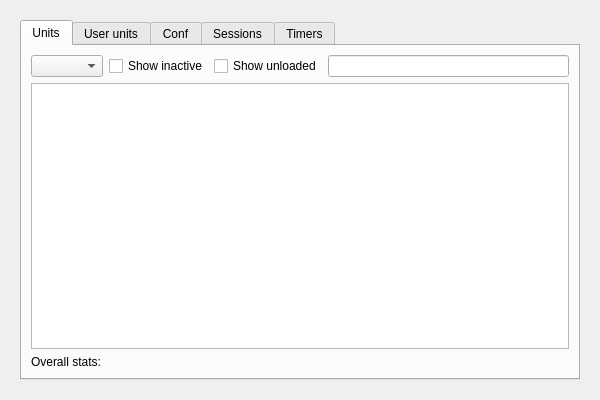
<?xml version="1.0" encoding="UTF-8"?>
<ui version="4.0">
 <class>kcmsystemd</class>
 <widget class="QWidget" name="kcmsystemd">
  <property name="enabled">
   <bool>true</bool>
  </property>
  <property name="geometry">
   <rect>
    <x>0</x>
    <y>0</y>
    <width>600</width>
    <height>400</height>
   </rect>
  </property>
  <property name="sizePolicy">
   <sizepolicy hsizetype="Preferred" vsizetype="Preferred">
    <horstretch>0</horstretch>
    <verstretch>0</verstretch>
   </sizepolicy>
  </property>
  <property name="minimumSize">
   <size>
    <width>0</width>
    <height>400</height>
   </size>
  </property>
  <property name="windowTitle">
   <string>kcmsystemd</string>
  </property>
  <layout class="QGridLayout" name="gridLayout_6">
   <property name="sizeConstraint">
    <enum>QLayout::SetDefaultConstraint</enum>
   </property>
   <item row="1" column="0">
    <widget class="QStackedWidget" name="stackedWidget">
     <property name="enabled">
      <bool>true</bool>
     </property>
     <property name="sizePolicy">
      <sizepolicy hsizetype="Preferred" vsizetype="Preferred">
       <horstretch>0</horstretch>
       <verstretch>0</verstretch>
      </sizepolicy>
     </property>
     <property name="currentIndex">
      <number>0</number>
     </property>
     <widget class="QWidget" name="SystemdFound">
      <layout class="QGridLayout" name="gridLayout_7">
       <item row="0" column="0">
        <widget class="QTabWidget" name="tabWidget">
         <property name="enabled">
          <bool>true</bool>
         </property>
         <property name="sizePolicy">
          <sizepolicy hsizetype="Preferred" vsizetype="Preferred">
           <horstretch>0</horstretch>
           <verstretch>0</verstretch>
          </sizepolicy>
         </property>
         <property name="minimumSize">
          <size>
           <width>0</width>
           <height>0</height>
          </size>
         </property>
         <property name="toolTip">
          <string/>
         </property>
         <property name="currentIndex">
          <number>0</number>
         </property>
         <widget class="QWidget" name="tabUnits">
          <property name="contextMenuPolicy">
           <enum>Qt::CustomContextMenu</enum>
          </property>
          <attribute name="title">
           <string>Units</string>
          </attribute>
          <layout class="QGridLayout" name="gridLayout_15">
           <item row="9" column="0" colspan="2">
            <widget class="QLabel" name="lblUnitCount">
             <property name="text">
              <string>Overall stats:</string>
             </property>
            </widget>
           </item>
           <item row="1" column="0" rowspan="7" colspan="2">
            <layout class="QHBoxLayout" name="horizontalLayout_3">
             <item>
              <widget class="QComboBox" name="cmbUnitTypes">
               <property name="sizePolicy">
                <sizepolicy hsizetype="Preferred" vsizetype="Fixed">
                 <horstretch>0</horstretch>
                 <verstretch>0</verstretch>
                </sizepolicy>
               </property>
               <property name="toolTip">
                <string>&lt;html&gt;&lt;head/&gt;&lt;body&gt;&lt;p&gt;Filter unit types.&lt;/p&gt;&lt;/body&gt;&lt;/html&gt;</string>
               </property>
               <property name="sizeAdjustPolicy">
                <enum>QComboBox::AdjustToContents</enum>
               </property>
              </widget>
             </item>
             <item>
              <widget class="QCheckBox" name="chkInactiveUnits">
               <property name="toolTip">
                <string>&lt;html&gt;&lt;head/&gt;&lt;body&gt;&lt;p&gt;Toggle show inactive units.&lt;/p&gt;&lt;/body&gt;&lt;/html&gt;</string>
               </property>
               <property name="text">
                <string>Show inactive</string>
               </property>
               <property name="checked">
                <bool>false</bool>
               </property>
              </widget>
             </item>
             <item>
              <widget class="QCheckBox" name="chkUnloadedUnits">
               <property name="text">
                <string>Show unloaded</string>
               </property>
              </widget>
             </item>
             <item>
              <widget class="QLineEdit" name="leSearchUnit">
               <property name="clearButtonEnabled">
                <bool>true</bool>
               </property>
              </widget>
             </item>
            </layout>
           </item>
           <item row="8" column="0" colspan="2">
            <widget class="QTableView" name="tblUnits">
             <property name="sizePolicy">
              <sizepolicy hsizetype="Expanding" vsizetype="Expanding">
               <horstretch>0</horstretch>
               <verstretch>0</verstretch>
              </sizepolicy>
             </property>
             <property name="mouseTracking">
              <bool>true</bool>
             </property>
             <property name="contextMenuPolicy">
              <enum>Qt::CustomContextMenu</enum>
             </property>
             <property name="editTriggers">
              <set>QAbstractItemView::NoEditTriggers</set>
             </property>
             <property name="tabKeyNavigation">
              <bool>false</bool>
             </property>
             <property name="alternatingRowColors">
              <bool>true</bool>
             </property>
             <property name="selectionMode">
              <enum>QAbstractItemView::SingleSelection</enum>
             </property>
             <property name="selectionBehavior">
              <enum>QAbstractItemView::SelectRows</enum>
             </property>
             <property name="showGrid">
              <bool>false</bool>
             </property>
             <property name="sortingEnabled">
              <bool>true</bool>
             </property>
             <attribute name="horizontalHeaderShowSortIndicator" stdset="0">
              <bool>true</bool>
             </attribute>
             <attribute name="horizontalHeaderStretchLastSection">
              <bool>true</bool>
             </attribute>
             <attribute name="verticalHeaderVisible">
              <bool>false</bool>
             </attribute>
             <attribute name="verticalHeaderDefaultSectionSize">
              <number>20</number>
             </attribute>
            </widget>
           </item>
          </layout>
         </widget>
         <widget class="QWidget" name="tabUserUnits">
          <attribute name="title">
           <string>User units</string>
          </attribute>
          <layout class="QGridLayout" name="gridLayout_5">
           <item row="0" column="0">
            <layout class="QHBoxLayout" name="horizontalLayout">
             <item>
              <widget class="QComboBox" name="cmbUserUnitTypes"/>
             </item>
             <item>
              <widget class="QCheckBox" name="chkInactiveUserUnits">
               <property name="text">
                <string>Show inactive</string>
               </property>
              </widget>
             </item>
             <item>
              <widget class="QCheckBox" name="chkUnloadedUserUnits">
               <property name="text">
                <string>Show unloaded</string>
               </property>
              </widget>
             </item>
             <item>
              <widget class="QLineEdit" name="leSearchUserUnit">
               <property name="clearButtonEnabled">
                <bool>true</bool>
               </property>
              </widget>
             </item>
            </layout>
           </item>
           <item row="1" column="0">
            <widget class="QTableView" name="tblUserUnits">
             <property name="contextMenuPolicy">
              <enum>Qt::CustomContextMenu</enum>
             </property>
             <property name="editTriggers">
              <set>QAbstractItemView::NoEditTriggers</set>
             </property>
             <property name="tabKeyNavigation">
              <bool>false</bool>
             </property>
             <property name="alternatingRowColors">
              <bool>true</bool>
             </property>
             <property name="selectionMode">
              <enum>QAbstractItemView::SingleSelection</enum>
             </property>
             <property name="selectionBehavior">
              <enum>QAbstractItemView::SelectRows</enum>
             </property>
             <property name="showGrid">
              <bool>false</bool>
             </property>
             <property name="sortingEnabled">
              <bool>true</bool>
             </property>
             <attribute name="horizontalHeaderStretchLastSection">
              <bool>true</bool>
             </attribute>
             <attribute name="verticalHeaderVisible">
              <bool>false</bool>
             </attribute>
             <attribute name="verticalHeaderDefaultSectionSize">
              <number>20</number>
             </attribute>
            </widget>
           </item>
           <item row="2" column="0">
            <widget class="QLabel" name="lblUserUnitCount">
             <property name="text">
              <string>Overall stats:</string>
             </property>
            </widget>
           </item>
          </layout>
         </widget>
         <widget class="QWidget" name="tabConf">
          <attribute name="title">
           <string>Conf</string>
          </attribute>
          <layout class="QGridLayout" name="gridLayout_30">
           <item row="0" column="0" rowspan="2" colspan="2">
            <layout class="QGridLayout" name="gridLayout_29">
             <item row="0" column="1">
              <widget class="QComboBox" name="cmbConfFile"/>
             </item>
             <item row="0" column="0">
              <widget class="QLabel" name="label_9">
               <property name="text">
                <string>Configuration file:</string>
               </property>
              </widget>
             </item>
             <item row="1" column="0" colspan="2">
              <widget class="QTableView" name="tblConf">
               <property name="tabKeyNavigation">
                <bool>false</bool>
               </property>
               <attribute name="horizontalHeaderStretchLastSection">
                <bool>true</bool>
               </attribute>
               <attribute name="verticalHeaderVisible">
                <bool>false</bool>
               </attribute>
               <attribute name="verticalHeaderDefaultSectionSize">
                <number>20</number>
               </attribute>
              </widget>
             </item>
            </layout>
           </item>
           <item row="2" column="0" colspan="2">
            <widget class="QLabel" name="lblConfFile">
             <property name="sizePolicy">
              <sizepolicy hsizetype="Preferred" vsizetype="Fixed">
               <horstretch>0</horstretch>
               <verstretch>0</verstretch>
              </sizepolicy>
             </property>
             <property name="text">
              <string/>
             </property>
            </widget>
           </item>
          </layout>
         </widget>
         <widget class="QWidget" name="tabSessions">
          <attribute name="title">
           <string>Sessions</string>
          </attribute>
          <layout class="QGridLayout" name="gridLayout_2">
           <item row="0" column="0">
            <layout class="QGridLayout" name="gridLayout">
             <item row="0" column="0">
              <widget class="QTableView" name="tblSessions">
               <property name="mouseTracking">
                <bool>true</bool>
               </property>
               <property name="contextMenuPolicy">
                <enum>Qt::CustomContextMenu</enum>
               </property>
               <property name="editTriggers">
                <set>QAbstractItemView::NoEditTriggers</set>
               </property>
               <property name="tabKeyNavigation">
                <bool>false</bool>
               </property>
               <property name="alternatingRowColors">
                <bool>true</bool>
               </property>
               <property name="selectionMode">
                <enum>QAbstractItemView::SingleSelection</enum>
               </property>
               <property name="selectionBehavior">
                <enum>QAbstractItemView::SelectRows</enum>
               </property>
               <property name="showGrid">
                <bool>false</bool>
               </property>
               <attribute name="horizontalHeaderStretchLastSection">
                <bool>true</bool>
               </attribute>
               <attribute name="verticalHeaderVisible">
                <bool>false</bool>
               </attribute>
               <attribute name="verticalHeaderDefaultSectionSize">
                <number>20</number>
               </attribute>
              </widget>
             </item>
            </layout>
           </item>
          </layout>
         </widget>
         <widget class="QWidget" name="tabTimers">
          <attribute name="title">
           <string>Timers</string>
          </attribute>
          <layout class="QGridLayout" name="gridLayout_4">
           <item row="0" column="0">
            <layout class="QGridLayout" name="gridLayout_3">
             <item row="0" column="0">
              <widget class="QTableView" name="tblTimers">
               <property name="contextMenuPolicy">
                <enum>Qt::CustomContextMenu</enum>
               </property>
               <property name="editTriggers">
                <set>QAbstractItemView::NoEditTriggers</set>
               </property>
               <property name="tabKeyNavigation">
                <bool>false</bool>
               </property>
               <property name="alternatingRowColors">
                <bool>true</bool>
               </property>
               <property name="selectionMode">
                <enum>QAbstractItemView::SingleSelection</enum>
               </property>
               <property name="selectionBehavior">
                <enum>QAbstractItemView::SelectRows</enum>
               </property>
               <property name="showGrid">
                <bool>false</bool>
               </property>
               <property name="sortingEnabled">
                <bool>true</bool>
               </property>
               <attribute name="horizontalHeaderStretchLastSection">
                <bool>true</bool>
               </attribute>
               <attribute name="verticalHeaderVisible">
                <bool>false</bool>
               </attribute>
               <attribute name="verticalHeaderDefaultSectionSize">
                <number>20</number>
               </attribute>
              </widget>
             </item>
            </layout>
           </item>
          </layout>
         </widget>
        </widget>
       </item>
      </layout>
     </widget>
     <widget class="QWidget" name="SystemdNotFound">
      <layout class="QVBoxLayout" name="verticalLayout">
       <item>
        <layout class="QGridLayout" name="gridLayout_14">
         <item row="0" column="0">
          <spacer name="horizontalSpacer">
           <property name="orientation">
            <enum>Qt::Horizontal</enum>
           </property>
           <property name="sizeHint" stdset="0">
            <size>
             <width>10</width>
             <height>20</height>
            </size>
           </property>
          </spacer>
         </item>
         <item row="0" column="2">
          <spacer name="horizontalSpacer_2">
           <property name="orientation">
            <enum>Qt::Horizontal</enum>
           </property>
           <property name="sizeHint" stdset="0">
            <size>
             <width>10</width>
             <height>20</height>
            </size>
           </property>
          </spacer>
         </item>
         <item row="0" column="1">
          <widget class="QLabel" name="lblFailMessage">
           <property name="text">
            <string>Attempt to contact the systemd daemon through D-Bus system bus failed!</string>
           </property>
          </widget>
         </item>
        </layout>
       </item>
      </layout>
     </widget>
    </widget>
   </item>
   <item row="0" column="0">
    <layout class="QVBoxLayout" name="verticalLayoutMsg"/>
   </item>
  </layout>
 </widget>
 <tabstops>
  <tabstop>leSearchUnit</tabstop>
  <tabstop>tblUnits</tabstop>
  <tabstop>cmbUnitTypes</tabstop>
  <tabstop>chkInactiveUnits</tabstop>
  <tabstop>chkUnloadedUnits</tabstop>
  <tabstop>cmbConfFile</tabstop>
  <tabstop>tblConf</tabstop>
  <tabstop>tblSessions</tabstop>
 </tabstops>
 <resources/>
 <connections/>
</ui>
